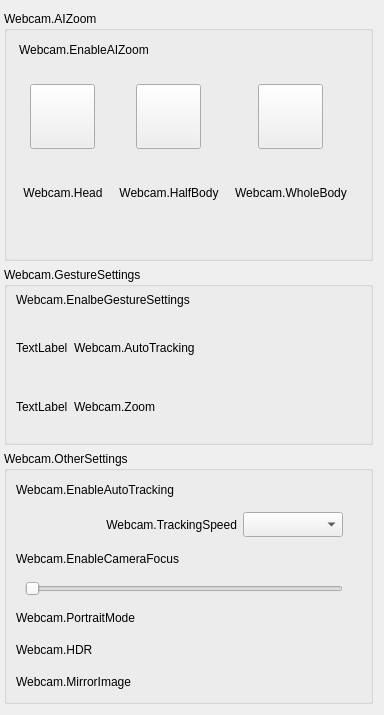
            <widget class="QWidget" name="scrollAreaWidgetContents">
             <property name="geometry">
              <rect>
               <x>0</x>
               <y>0</y>
               <width>338</width>
               <height>712</height>
              </rect>
             </property>
             <property name="sizePolicy">
              <sizepolicy hsizetype="Preferred" vsizetype="Preferred">
               <horstretch>0</horstretch>
               <verstretch>0</verstretch>
              </sizepolicy>
             </property>
             <property name="minimumSize">
              <size>
               <width>0</width>
               <height>0</height>
              </size>
             </property>
             <property name="maximumSize">
              <size>
               <width>16777215</width>
               <height>16777215</height>
              </size>
             </property>
             <layout class="QVBoxLayout" name="verticalLayout_21">
              <property name="leftMargin">
               <number>4</number>
              </property>
              <item>
               <widget class="QGroupBox" name="groupBox_2">
                <property name="minimumSize">
                 <size>
                  <width>0</width>
                  <height>250</height>
                 </size>
                </property>
                <property name="title">
                 <string>Webcam.AIZoom</string>
                </property>
                <layout class="QVBoxLayout" name="verticalLayout_13">
                 <property name="leftMargin">
                  <number>2</number>
                 </property>
                 <item>
                  <layout class="QHBoxLayout" name="horizontalLayout_17">
                   <property name="leftMargin">
                    <number>10</number>
                   </property>
                   <property name="rightMargin">
                    <number>10</number>
                   </property>
                   <item>
                    <widget class="QLabel" name="label_12">
                     <property name="text">
                      <string>Webcam.EnableAIZoom</string>
                     </property>
                    </widget>
                   </item>
                   <item>
                    <spacer name="horizontalSpacer_4">
                     <property name="orientation">
                      <enum>Qt::Horizontal</enum>
                     </property>
                     <property name="sizeHint" stdset="0">
                      <size>
                       <width>40</width>
                       <height>20</height>
                      </size>
                     </property>
                    </spacer>
                   </item>
                   <item>
                    <widget class="SwitchButton" name="btnCompositionEnable" native="true">
                     <property name="minimumSize">
                      <size>
                       <width>50</width>
                       <height>20</height>
                      </size>
                     </property>
                     <property name="maximumSize">
                      <size>
                       <width>16777215</width>
                       <height>20</height>
                      </size>
                     </property>
                     <property name="cursor">
                      <cursorShape>PointingHandCursor</cursorShape>
                     </property>
                    </widget>
                   </item>
                  </layout>
                 </item>
                 <item>
                  <widget class="QWidget" name="widget_9" native="true">
                   <property name="sizePolicy">
                    <sizepolicy hsizetype="Preferred" vsizetype="Preferred">
                     <horstretch>0</horstretch>
                     <verstretch>0</verstretch>
                    </sizepolicy>
                   </property>
                   <layout class="QHBoxLayout" name="horizontalLayout_16">
                    <item>
                     <widget class="QWidget" name="widget_7" native="true">
                      <layout class="QVBoxLayout" name="verticalLayout_14">
                       <property name="leftMargin">
                        <number>5</number>
                       </property>
                       <property name="rightMargin">
                        <number>5</number>
                       </property>
                       <item alignment="Qt::AlignHCenter">
                        <widget class="QPushButton" name="buttonCompositHead">
                         <property name="sizePolicy">
                          <sizepolicy hsizetype="Minimum" vsizetype="Fixed">
                           <horstretch>0</horstretch>
                           <verstretch>0</verstretch>
                          </sizepolicy>
                         </property>
                         <property name="minimumSize">
                          <size>
                           <width>65</width>
                           <height>65</height>
                          </size>
                         </property>
                         <property name="maximumSize">
                          <size>
                           <width>65</width>
                           <height>65</height>
                          </size>
                         </property>
                         <property name="cursor">
                          <cursorShape>PointingHandCursor</cursorShape>
                         </property>
                         <property name="focusPolicy">
                          <enum>Qt::NoFocus</enum>
                         </property>
                         <property name="text">
                          <string/>
                         </property>
                        </widget>
                       </item>
                       <item>
                        <widget class="QLabel" name="label_16">
                         <property name="text">
                          <string>Webcam.Head</string>
                         </property>
                         <property name="alignment">
                          <set>Qt::AlignCenter</set>
                         </property>
                        </widget>
                       </item>
                      </layout>
                     </widget>
                    </item>
                    <item>
                     <widget class="QWidget" name="widget_10" native="true">
                      <layout class="QVBoxLayout" name="verticalLayout_16">
                       <property name="leftMargin">
                        <number>5</number>
                       </property>
                       <property name="topMargin">
                        <number>9</number>
                       </property>
                       <property name="rightMargin">
                        <number>5</number>
                       </property>
                       <item alignment="Qt::AlignHCenter">
                        <widget class="QPushButton" name="buttonCompositHalt">
                         <property name="sizePolicy">
                          <sizepolicy hsizetype="Minimum" vsizetype="Fixed">
                           <horstretch>0</horstretch>
                           <verstretch>0</verstretch>
                          </sizepolicy>
                         </property>
                         <property name="minimumSize">
                          <size>
                           <width>65</width>
                           <height>65</height>
                          </size>
                         </property>
                         <property name="maximumSize">
                          <size>
                           <width>65</width>
                           <height>65</height>
                          </size>
                         </property>
                         <property name="cursor">
                          <cursorShape>PointingHandCursor</cursorShape>
                         </property>
                         <property name="focusPolicy">
                          <enum>Qt::NoFocus</enum>
                         </property>
                         <property name="text">
                          <string/>
                         </property>
                        </widget>
                       </item>
                       <item>
                        <widget class="QLabel" name="label_20">
                         <property name="text">
                          <string>Webcam.HalfBody</string>
                         </property>
                         <property name="alignment">
                          <set>Qt::AlignCenter</set>
                         </property>
                        </widget>
                       </item>
                      </layout>
                     </widget>
                    </item>
                    <item>
                     <widget class="QWidget" name="widget_8" native="true">
                      <layout class="QVBoxLayout" name="verticalLayout_15">
                       <property name="leftMargin">
                        <number>5</number>
                       </property>
                       <property name="rightMargin">
                        <number>5</number>
                       </property>
                       <item alignment="Qt::AlignHCenter">
                        <widget class="QPushButton" name="buttonCompositFull">
                         <property name="minimumSize">
                          <size>
                           <width>65</width>
                           <height>65</height>
                          </size>
                         </property>
                         <property name="maximumSize">
                          <size>
                           <width>65</width>
                           <height>65</height>
                          </size>
                         </property>
                         <property name="cursor">
                          <cursorShape>PointingHandCursor</cursorShape>
                         </property>
                         <property name="focusPolicy">
                          <enum>Qt::NoFocus</enum>
                         </property>
                         <property name="text">
                          <string/>
                         </property>
                        </widget>
                       </item>
                       <item>
                        <widget class="QLabel" name="label_18">
                         <property name="text">
                          <string>Webcam.WholeBody</string>
                         </property>
                         <property name="alignment">
                          <set>Qt::AlignCenter</set>
                         </property>
                        </widget>
                       </item>
                      </layout>
                     </widget>
                    </item>
                   </layout>
                  </widget>
                 </item>
                </layout>
               </widget>
              </item>
              <item>
               <widget class="QGroupBox" name="groupBox_3">
                <property name="minimumSize">
                 <size>
                  <width>0</width>
                  <height>0</height>
                 </size>
                </property>
                <property name="title">
                 <string>Webcam.GestureSettings</string>
                </property>
                <layout class="QVBoxLayout" name="verticalLayout_17">
                 <property name="spacing">
                  <number>0</number>
                 </property>
                 <property name="topMargin">
                  <number>0</number>
                 </property>
                 <property name="bottomMargin">
                  <number>0</number>
                 </property>
                 <item>
                  <layout class="QHBoxLayout" name="horizontalLayout_19">
                   <item>
                    <widget class="QLabel" name="label_13">
                     <property name="text">
                      <string>Webcam.EnalbeGestureSettings</string>
                     </property>
                    </widget>
                   </item>
                   <item>
                    <spacer name="horizontalSpacer_5">
                     <property name="orientation">
                      <enum>Qt::Horizontal</enum>
                     </property>
                     <property name="sizeHint" stdset="0">
                      <size>
                       <width>40</width>
                       <height>20</height>
                      </size>
                     </property>
                    </spacer>
                   </item>
                   <item>
                    <widget class="SwitchButton" name="buttonEnableAllGesture" native="true">
                     <property name="enabled">
                      <bool>false</bool>
                     </property>
                     <property name="minimumSize">
                      <size>
                       <width>60</width>
                       <height>25</height>
                      </size>
                     </property>
                     <property name="maximumSize">
                      <size>
                       <width>16777215</width>
                       <height>25</height>
                      </size>
                     </property>
                     <property name="cursor">
                      <cursorShape>PointingHandCursor</cursorShape>
                     </property>
                    </widget>
                   </item>
                  </layout>
                 </item>
                 <item>
                  <widget class="QWidget" name="widget" native="true">
                   <layout class="QVBoxLayout" name="verticalLayout_18">
                    <property name="leftMargin">
                     <number>0</number>
                    </property>
                    <item>
                     <widget class="QWidget" name="widget_2" native="true">
                      <property name="sizePolicy">
                       <sizepolicy hsizetype="Preferred" vsizetype="Preferred">
                        <horstretch>0</horstretch>
                        <verstretch>0</verstretch>
                       </sizepolicy>
                      </property>
                      <layout class="QHBoxLayout" name="horizontalLayout_6">
                       <property name="leftMargin">
                        <number>0</number>
                       </property>
                       <property name="rightMargin">
                        <number>0</number>
                       </property>
                       <item>
                        <widget class="QLabel" name="labelGestureTrackImage">
                         <property name="sizePolicy">
                          <sizepolicy hsizetype="Fixed" vsizetype="Preferred">
                           <horstretch>0</horstretch>
                           <verstretch>0</verstretch>
                          </sizepolicy>
                         </property>
                         <property name="minimumSize">
                          <size>
                           <width>0</width>
                           <height>30</height>
                          </size>
                         </property>
                         <property name="text">
                          <string>TextLabel</string>
                         </property>
                        </widget>
                       </item>
                       <item>
                        <widget class="QLabel" name="label_10">
                         <property name="sizePolicy">
                          <sizepolicy hsizetype="Fixed" vsizetype="Preferred">
                           <horstretch>0</horstretch>
                           <verstretch>0</verstretch>
                          </sizepolicy>
                         </property>
                         <property name="minimumSize">
                          <size>
                           <width>0</width>
                           <height>35</height>
                          </size>
                         </property>
                         <property name="text">
                          <string>Webcam.AutoTracking</string>
                         </property>
                        </widget>
                       </item>
                       <item>
                        <spacer name="horizontalSpacer_11">
                         <property name="orientation">
                          <enum>Qt::Horizontal</enum>
                         </property>
                         <property name="sizeHint" stdset="0">
                          <size>
                           <width>40</width>
                           <height>20</height>
                          </size>
                         </property>
                        </spacer>
                       </item>
                       <item>
                        <widget class="SwitchButton" name="buttonGestureTrack" native="true">
                         <property name="minimumSize">
                          <size>
                           <width>50</width>
                           <height>0</height>
                          </size>
                         </property>
                         <property name="maximumSize">
                          <size>
                           <width>16777215</width>
                           <height>20</height>
                          </size>
                         </property>
                         <property name="cursor">
                          <cursorShape>PointingHandCursor</cursorShape>
                         </property>
                        </widget>
                       </item>
                      </layout>
                     </widget>
                    </item>
                    <item>
                     <widget class="QWidget" name="widget_5" native="true">
                      <layout class="QHBoxLayout" name="horizontalLayout_13">
                       <property name="leftMargin">
                        <number>0</number>
                       </property>
                       <property name="rightMargin">
                        <number>0</number>
                       </property>
                       <item>
                        <widget class="QLabel" name="labelGestureZoomImage">
                         <property name="sizePolicy">
                          <sizepolicy hsizetype="Fixed" vsizetype="Preferred">
                           <horstretch>0</horstretch>
                           <verstretch>0</verstretch>
                          </sizepolicy>
                         </property>
                         <property name="minimumSize">
                          <size>
                           <width>0</width>
                           <height>30</height>
                          </size>
                         </property>
                         <property name="text">
                          <string>TextLabel</string>
                         </property>
                        </widget>
                       </item>
                       <item>
                        <widget class="QLabel" name="label_17">
                         <property name="minimumSize">
                          <size>
                           <width>0</width>
                           <height>35</height>
                          </size>
                         </property>
                         <property name="text">
                          <string>Webcam.Zoom</string>
                         </property>
                        </widget>
                       </item>
                       <item>
                        <spacer name="horizontalSpacer_3">
                         <property name="orientation">
                          <enum>Qt::Horizontal</enum>
                         </property>
                         <property name="sizeHint" stdset="0">
                          <size>
                           <width>40</width>
                           <height>20</height>
                          </size>
                         </property>
                        </spacer>
                       </item>
                       <item>
                        <widget class="SwitchButton" name="buttonGestureZoom" native="true">
                         <property name="minimumSize">
                          <size>
                           <width>50</width>
                           <height>0</height>
                          </size>
                         </property>
                         <property name="maximumSize">
                          <size>
                           <width>16777215</width>
                           <height>20</height>
                          </size>
                         </property>
                         <property name="cursor">
                          <cursorShape>PointingHandCursor</cursorShape>
                         </property>
                        </widget>
                       </item>
                      </layout>
                     </widget>
                    </item>
                   </layout>
                  </widget>
                 </item>
                </layout>
               </widget>
              </item>
              <item>
               <widget class="QGroupBox" name="groupBox_4">
                <property name="minimumSize">
                 <size>
                  <width>0</width>
                  <height>0</height>
                 </size>
                </property>
                <property name="title">
                 <string>Webcam.OtherSettings</string>
                </property>
                <layout class="QVBoxLayout" name="verticalLayout_12">
                 <property name="spacing">
                  <number>12</number>
                 </property>
                 <property name="rightMargin">
                  <number>18</number>
                 </property>
                 <item>
                  <layout class="QHBoxLayout" name="horizontalLayout_21">
                   <item>
                    <widget class="QLabel" name="label_14">
                     <property name="text">
                      <string>Webcam.EnableAutoTracking</string>
                     </property>
                    </widget>
                   </item>
                   <item>
                    <spacer name="horizontalSpacer_6">
                     <property name="orientation">
                      <enum>Qt::Horizontal</enum>
                     </property>
                     <property name="sizeHint" stdset="0">
                      <size>
                       <width>40</width>
                       <height>20</height>
                      </size>
                     </property>
                    </spacer>
                   </item>
                   <item>
                    <widget class="SwitchButton" name="buttonAutoTrack" native="true">
                     <property name="minimumSize">
                      <size>
                       <width>50</width>
                       <height>0</height>
                      </size>
                     </property>
                     <property name="maximumSize">
                      <size>
                       <width>16777215</width>
                       <height>20</height>
                      </size>
                     </property>
                     <property name="cursor">
                      <cursorShape>PointingHandCursor</cursorShape>
                     </property>
                    </widget>
                   </item>
                  </layout>
                 </item>
                 <item>
                  <widget class="QWidget" name="widgetTrackSpeed" native="true">
                   <property name="minimumSize">
                    <size>
                     <width>0</width>
                     <height>0</height>
                    </size>
                   </property>
                   <layout class="QHBoxLayout" name="horizontalLayout_27">
                    <property name="topMargin">
                     <number>0</number>
                    </property>
                    <property name="bottomMargin">
                     <number>0</number>
                    </property>
                    <item>
                     <widget class="QLabel" name="label_26">
                      <property name="text">
                       <string>Webcam.TrackingSpeed</string>
                      </property>
                      <property name="alignment">
                       <set>Qt::AlignRight|Qt::AlignTrailing|Qt::AlignVCenter</set>
                      </property>
                     </widget>
                    </item>
                    <item>
                     <widget class="QComboBox" name="comboBoxTrackSpeed">
                      <property name="sizePolicy">
                       <sizepolicy hsizetype="Preferred" vsizetype="Preferred">
                        <horstretch>0</horstretch>
                        <verstretch>0</verstretch>
                       </sizepolicy>
                      </property>
                      <property name="minimumSize">
                       <size>
                        <width>30</width>
                        <height>25</height>
                       </size>
                      </property>
                      <property name="maximumSize">
                       <size>
                        <width>100</width>
                        <height>16777215</height>
                       </size>
                      </property>
                     </widget>
                    </item>
                   </layout>
                  </widget>
                 </item>
                 <item>
                  <layout class="QHBoxLayout" name="horizontalLayout_22">
                   <item>
                    <widget class="QLabel" name="label_15">
                     <property name="text">
                      <string>Webcam.EnableCameraFocus</string>
                     </property>
                    </widget>
                   </item>
                   <item>
                    <spacer name="horizontalSpacer_7">
                     <property name="orientation">
                      <enum>Qt::Horizontal</enum>
                     </property>
                     <property name="sizeHint" stdset="0">
                      <size>
                       <width>40</width>
                       <height>20</height>
                      </size>
                     </property>
                    </spacer>
                   </item>
                   <item>
                    <widget class="SwitchButton" name="buttonAutoFouce" native="true">
                     <property name="minimumSize">
                      <size>
                       <width>50</width>
                       <height>0</height>
                      </size>
                     </property>
                     <property name="maximumSize">
                      <size>
                       <width>16777215</width>
                       <height>20</height>
                      </size>
                     </property>
                     <property name="cursor">
                      <cursorShape>PointingHandCursor</cursorShape>
                     </property>
                    </widget>
                   </item>
                  </layout>
                 </item>
                 <item>
                  <widget class="QWidget" name="widgetAutoFouce" native="true">
                   <property name="minimumSize">
                    <size>
                     <width>30</width>
                     <height>0</height>
                    </size>
                   </property>
                   <layout class="QHBoxLayout" name="horizontalLayout_28">
                    <property name="topMargin">
                     <number>0</number>
                    </property>
                    <property name="bottomMargin">
                     <number>0</number>
                    </property>
                    <item>
                     <widget class="QSlider" name="sliderFouceRange">
                      <property name="orientation">
                       <enum>Qt::Horizontal</enum>
                      </property>
                     </widget>
                    </item>
                   </layout>
                  </widget>
                 </item>
                 <item>
                  <layout class="QHBoxLayout" name="horizontalLayout_23">
                   <item>
                    <widget class="QLabel" name="label_22">
                     <property name="text">
                      <string>Webcam.PortraitMode</string>
                     </property>
                    </widget>
                   </item>
                   <item>
                    <spacer name="horizontalSpacer_8">
                     <property name="orientation">
                      <enum>Qt::Horizontal</enum>
                     </property>
                     <property name="sizeHint" stdset="0">
                      <size>
                       <width>40</width>
                       <height>20</height>
                      </size>
                     </property>
                    </spacer>
                   </item>
                   <item>
                    <widget class="SwitchButton" name="buttonLiveMode" native="true">
                     <property name="minimumSize">
                      <size>
                       <width>50</width>
                       <height>0</height>
                      </size>
                     </property>
                     <property name="maximumSize">
                      <size>
                       <width>16777215</width>
                       <height>20</height>
                      </size>
                     </property>
                     <property name="cursor">
                      <cursorShape>PointingHandCursor</cursorShape>
                     </property>
                    </widget>
                   </item>
                  </layout>
                 </item>
                 <item>
                  <layout class="QHBoxLayout" name="horizontalLayout_24">
                   <item>
                    <widget class="QLabel" name="label_23">
                     <property name="text">
                      <string>Webcam.HDR</string>
                     </property>
                    </widget>
                   </item>
                   <item>
                    <spacer name="horizontalSpacer_9">
                     <property name="orientation">
                      <enum>Qt::Horizontal</enum>
                     </property>
                     <property name="sizeHint" stdset="0">
                      <size>
                       <width>40</width>
                       <height>20</height>
                      </size>
                     </property>
                    </spacer>
                   </item>
                   <item>
                    <widget class="SwitchButton" name="buttonHDRMode" native="true">
                     <property name="minimumSize">
                      <size>
                       <width>50</width>
                       <height>0</height>
                      </size>
                     </property>
                     <property name="maximumSize">
                      <size>
                       <width>16777215</width>
                       <height>20</height>
                      </size>
                     </property>
                     <property name="cursor">
                      <cursorShape>PointingHandCursor</cursorShape>
                     </property>
                    </widget>
                   </item>
                  </layout>
                 </item>
                 <item>
                  <layout class="QHBoxLayout" name="horizontalLayout_25">
                   <item>
                    <widget class="QLabel" name="label_24">
                     <property name="text">
                      <string>Webcam.MirrorImage</string>
                     </property>
                    </widget>
                   </item>
                   <item>
                    <spacer name="horizontalSpacer_10">
                     <property name="orientation">
                      <enum>Qt::Horizontal</enum>
                     </property>
                     <property name="sizeHint" stdset="0">
                      <size>
                       <width>40</width>
                       <height>20</height>
                      </size>
                     </property>
                    </spacer>
                   </item>
                   <item>
                    <widget class="SwitchButton" name="buttonMiroMode" native="true">
                     <property name="minimumSize">
                      <size>
                       <width>50</width>
                       <height>0</height>
                      </size>
                     </property>
                     <property name="maximumSize">
                      <size>
                       <width>16777215</width>
                       <height>20</height>
                      </size>
                     </property>
                     <property name="cursor">
                      <cursorShape>PointingHandCursor</cursorShape>
                     </property>
                    </widget>
                   </item>
                  </layout>
                 </item>
                </layout>
               </widget>
              </item>
             </layout>
            </widget>
